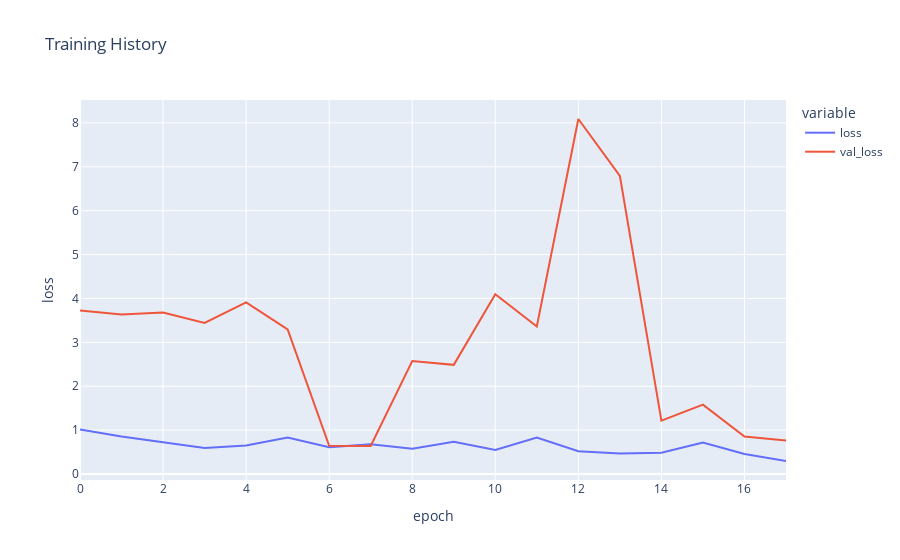

This figure's notebook cell:
### Markdown cell above
### Plotting model performance

### Code cell
fig = px.line(
    history_age.history, y=['loss', 'val_loss'],
    labels={'index': 'epoch', 'value': 'loss'}, 
    title='Training History')
fig.show()

### Figure 1 — Plotly figure (JSON) as saved in the notebook; plotly's stock layout.template omitted (floating-point values rounded to 4 significant figures)
{"data": [{"hovertemplate": "variable=loss<br>epoch=%{x}<br>loss=%{y}<extra></extra>", "legendgroup": "loss", "line": {"color": "#636efa", "dash": "solid"}, "marker": {"symbol": "circle"}, "mode": "lines", "name": "loss", "orientation": "v", "showlegend": true, "x": [0, 1, 2, 3, 4, 5, 6, 7, 8, 9, 10, 11, 12, 13, 14, 15, 16, 17], "xaxis": "x", "y": [1.017, 0.8562, 0.7219, 0.5945, 0.6526, 0.8314, 0.6126, 0.681, 0.5788, 0.7361, 0.5479, 0.8324, 0.5193, 0.4653, 0.485, 0.7203, 0.4557, 0.2969], "yaxis": "y", "type": "scatter"}, {"hovertemplate": "variable=val_loss<br>epoch=%{x}<br>loss=%{y}<extra></extra>", "legendgroup": "val_loss", "line": {"color": "#EF553B", "dash": "solid"}, "marker": {"symbol": "circle"}, "mode": "lines", "name": "val_loss", "orientation": "v", "showlegend": true, "x": [0, 1, 2, 3, 4, 5, 6, 7, 8, 9, 10, 11, 12, 13, 14, 15, 16, 17], "xaxis": "x", "y": [3.724, 3.632, 3.682, 3.441, 3.91, 3.295, 0.6431, 0.6413, 2.574, 2.488, 4.095, 3.363, 8.089, 6.793, 1.217, 1.58, 0.8543, 0.7628], "yaxis": "y", "type": "scatter"}], "layout": {"xaxis": {"anchor": "y", "domain": [0, 1], "title": {"text": "epoch"}, "type": "linear", "range": [0, 17], "autorange": true}, "yaxis": {"anchor": "x", "domain": [0, 1], "title": {"text": "loss"}, "type": "linear", "range": [-0.1359, 8.522], "autorange": true}, "legend": {"title": {"text": "variable"}, "tracegroupgap": 0}, "title": {"text": "Training History"}, "autosize": true}}
